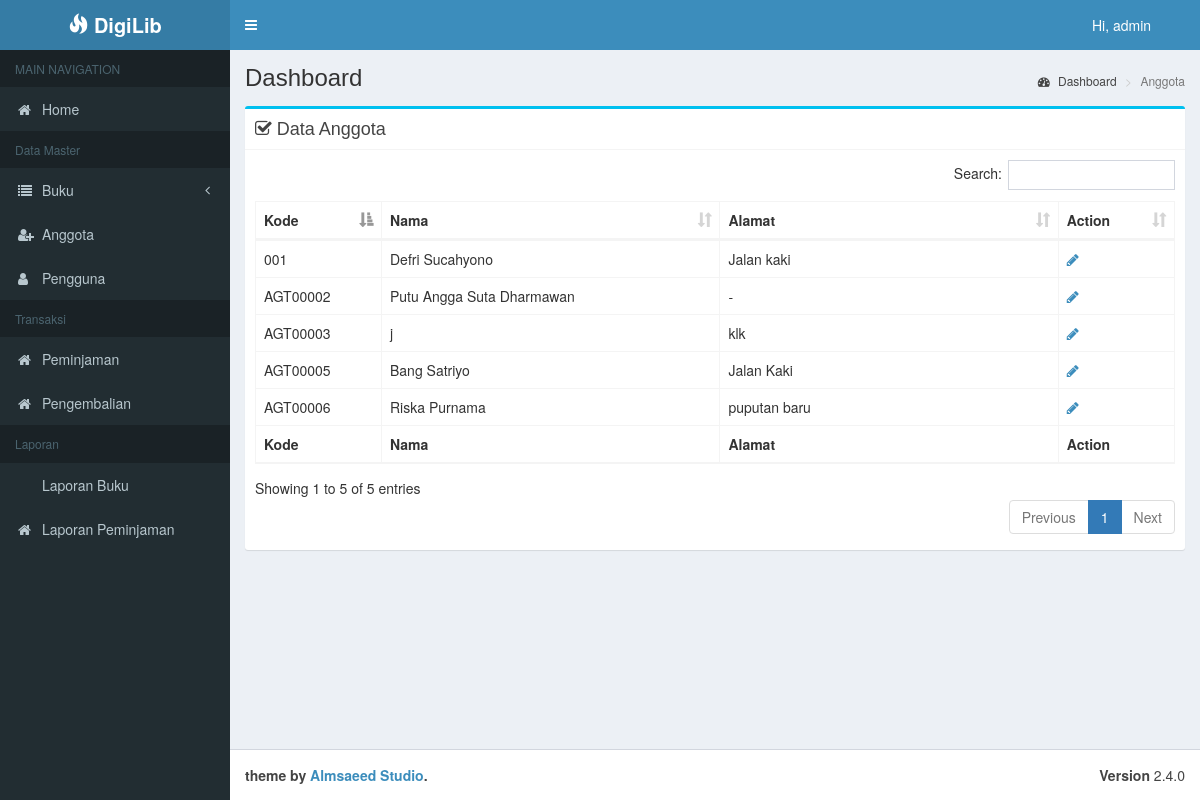
The page /admin_page/anggota/index.php (signed in) on the database its author committed.
### tables this page shows
CREATE TABLE `m_pengguna` (
  `pengguna_id` int(11) NOT NULL AUTO_INCREMENT,
  `username` varchar(45) DEFAULT NULL,
  `password` varchar(45) DEFAULT NULL,
  `nama_lengkap` varchar(100) DEFAULT NULL,
  `kode_pengguna` varchar(64) DEFAULT NULL,
  `hak_akses` varchar(100) DEFAULT NULL,
  `anggota_id` int(11) DEFAULT NULL,
  `tanggal_terdaftar` date DEFAULT NULL,
  `aktif` int(1) DEFAULT NULL,
  PRIMARY KEY (`pengguna_id`),
  KEY `username` (`username`),
  KEY `pass` (`password`),
  KEY `hak_akses` (`hak_akses`),
  KEY `FK_ANGGOTA` (`anggota_id`),
  CONSTRAINT `FK_ANGGOTA` FOREIGN KEY (`anggota_id`) REFERENCES `m_anggota` (`anggota_id`) ON DELETE CASCADE ON UPDATE CASCADE
);

CREATE TABLE `m_anggota` (
  `anggota_id` int(11) NOT NULL AUTO_INCREMENT,
  `kode_anggota` varchar(15) DEFAULT NULL,
  `nama_anggota` varchar(150) DEFAULT NULL,
  `jenis_kelamin_anggota` char(1) DEFAULT NULL,
  `tempat_lahir_anggota` varchar(150) DEFAULT NULL,
  `tanggal_lahir_anggota` date DEFAULT NULL,
  `alamat_anggota` varchar(255) DEFAULT NULL,
  `email_anggota` varchar(150) DEFAULT NULL,
  `status` varchar(50) DEFAULT NULL COMMENT 'pengajuan/anggota',
  `tgl_menjadi_anggota` date DEFAULT NULL,
  PRIMARY KEY (`anggota_id`)
);

### conf/general.php (called while the page is built, shortened)
<?php
    $app_title = "DigiLib";
?>

### function/func_login.php (called while the page is built, shortened)
<?php
    function getNamaPengguna($conn, $penggunaId){
        $sql = "select pengguna_id, username from m_pengguna where pengguna_id='". $penggunaId ."'";
        $exec = mysqli_query($conn, $sql);
        $data = mysqli_fetch_array($exec);
        $result = $data["username"];
        return $result;
    }
?>

### function/func_anggota.php (called while the page is built, shortened)
<?php
    function tampilDataAnggota($conn, $where, $order){
        if(strlen($order)>0){
            $order = " order by ". $order;
        }
        $sql = "select  * from m_anggota " . $where . " " . $order;
        $exec = mysqli_query($conn, $sql);
        return $exec;
    }
?>

### admin_page/anggota/index.php (the view, shortened to what this page needs)
<?php
    include_once("../../conf/database.php");
    include_once("../../conf/general.php");
    include_once("../../function/func_login.php");
    include_once("../../function/func_anggota.php");
?>
<!DOCTYPE html>
<html>
<head>
    <link rel="stylesheet" href="../../asset/admilte_component/bower_components/bootstrap/dist/css/bootstrap.min.css">
    <link rel="stylesheet" href="../../asset/admilte_component/bower_components/font-awesome/css/font-awesome.min.css">
    <link rel="stylesheet" href="../../asset/admilte_component/bower_components/Ionicons/css/ionicons.min.css">
    <link rel="stylesheet" href="../../asset/admilte_component/bower_components/datatables.net-bs/css/dataTables.bootstrap.min.css">
    <link rel="stylesheet" href="../../asset/admilte_component/bower_components/datatables.net-bs/css/buttons.dataTables.min.css">
    <link rel="stylesheet" href="../../asset/admilte_component/dist/css/AdminLTE.min.css">
    <link rel="stylesheet" href="../../asset/admilte_component/dist/css/skins/_all-skins.min.css">
    <link rel="stylesheet" href="../../asset/admilte_component/plugins/iCheck/square/blue.css">
</head>
<body class="hold-transition skin-blue sidebar-mini">
    <div class="wrapper">
        <?php include("../template/navbar.php"); ?>
        <?php include("../template/sidebar.php"); ?>
        <div class="content-wrapper">
            <section class="content-header">
                <h1>
                    Dashboard
                </h1>
                <ol class="breadcrumb">
                    <li><a href="#"><i class="fa fa-dashboard"></i> Dashboard</a></li>
                    <li class="active">Anggota</li>
                </ol>
            </section>
            <section class="content">
                <div class="row">
                    <div class="col-xs-12">
                        <div class="box box-info">
                            <div class="box-header with-border">
                                <h3 class="box-title"><i class="fa fa-check-square-o"></i> Data Anggota</h3>
                            </div>
                            <div class="box-body">
                                <table id="tblbrg" class="table table-bordered table-hover">
                                    <thead>
                                        <tr>
                                            <th>Kode</th>
                                            <th>Nama</th>
                                            <th>Alamat</th>
                                            <th>Action</th>
                                        </tr>
                                    </thead>
                                    <tbody>
                                        <?php
                                            $ranggota = tampilDataAnggota($conn, "", "nama_anggota asc");
                                            while($data = mysqli_fetch_array($ranggota)){
                                        ?>
                                        <tr>
                                            <td><?php echo $data["kode_anggota"]; ?></td>
                                            <td><?php echo $data["nama_anggota"]; ?></td>
                                            <td><?php echo $data["alamat_anggota"]; ?></td>
                                            <td>
                                                <a href="./ubah_anggota.php?x=anggota&idx=<?php echo $data["anggota_id"]; ?>" class="fa fa-pencil"></a> &nbsp;
                                            </td>
                                        </tr>
                                        <?php
                                            }
                                        ?>
                                    </tbody>
                                    <tfoot>
                                        <tr>
                                            <th>Kode</th>
                                            <th>Nama</th>
                                            <th>Alamat</th>
                                            <th>Action</th>
                                        </tr>
                                    </tfoot>
                                </table>
                            </div>
                        </div>
                    </div>
                </div>
            </section>
        </div>
        <?php include("../template/footer.php"); ?>
    </div>
</body>
</html>

### admin_page/template/navbar.php (shortened to what this page needs)
<?php
    $username_menu = getNamaPengguna($conn, $_SESSION["uid"]);
?>
<header class="main-header">
    <a href="../home/" class="logo">
        <span class="logo-lg">
            <i class="glyphicon glyphicon-fire"></i>
            <b><?php echo $app_title; ?></b>
        </span>
    </a>
    <nav class="navbar navbar-static-top">
        <a href="#" class="sidebar-toggle" data-toggle="push-menu" role="button">
        </a>
        <div class="navbar-custom-menu">
        <ul class="nav navbar-nav">
            <li class="dropdown user user-menu">
                <a href="#" class="dropdown-toggle" data-toggle="dropdown">
                    <span class="hidden-xs">Hi, <?php echo $username_menu; ?></span>
                </a>
            </li>
            <li>
            <a href="#" data-toggle="control-sidebar">&nbsp;</a>
            </li>
        </ul>
        </div>
    </nav>
</header>

### admin_page/template/sidebar.php (shortened to what this page needs)
<?php
    $mnbk = "";
?>
<aside class="main-sidebar">
    <section class="sidebar">
        <ul class="sidebar-menu" data-widget="tree">
            <li class="header">MAIN NAVIGATION</li>
            <li>
                <a href="../home/">
                    <i class="fa fa-home"></i> <span>Home</span>
                </a>
            </li>
            <li class="header">Data Master</li>
            <li class="treeview <?php echo $mnbk; ?> ">
                <a href="#">
                    <i class="fa fa-list"></i> <span>Buku</span>
                    <span class="pull-right-container">
                        <i class="fa fa-angle-left pull-right"></i>
                    </span>
                </a>
            </li>
            <li>
                <a href="../anggota">
                    <i class="fa fa-user-plus"></i> <span>Anggota</span>
                </a>
            </li>
            <li>
                <a href="../pengguna">
                    <i class="fa fa-user"></i> <span>Pengguna</span>
                </a>
            </li>
            <li class="header">Transaksi</li>
            <li>
                <a href="../peminjaman">
                    <i class="fa fa-home"></i> <span>Peminjaman</span>
                </a>
            </li>
            <li>
                <a href="../pengembalian">
                    <i class="fa fa-home"></i> <span>Pengembalian</span>
                </a>
            </li>
            <li class="header">Laporan</li>
            <li>
                <a href="../laporan/laporan_buku.php">
                    <i class="fa fa-report"></i> <span>Laporan Buku</span>
                </a>
            </li>
            <li>
                <a href="../laporan/laporan_peminjaman.php">
                    <i class="fa fa-home"></i> <span>Laporan Peminjaman</span>
                </a>
            </li>
        </ul>
    </section>
</aside>

### admin_page/template/footer.php
<footer class="main-footer">
    <div class="pull-right hidden-xs">
        <b>Version</b> 2.4.0
    </div>
    <strong>theme by <a href="https://adminlte.io">Almsaeed Studio</a>.</strong>
</footer>

### rows shown on the page
m_pengguna: username "admin"
m_anggota: kode_anggota "AGT00005", nama_anggota "Bang Satriyo", alamat_anggota "Jalan Kaki"
m_anggota: kode_anggota "001", nama_anggota "Defri Sucahyono", alamat_anggota "Jalan kaki"
m_anggota: kode_anggota "AGT00003", nama_anggota "j", alamat_anggota "klk"
m_anggota: kode_anggota "AGT00002", nama_anggota "Putu Angga Suta Dharmawan", alamat_anggota "-"
m_anggota: kode_anggota "AGT00006", nama_anggota "Riska Purnama", alamat_anggota "puputan baru"

### other values the page prints
$app_title "DigiLib"
